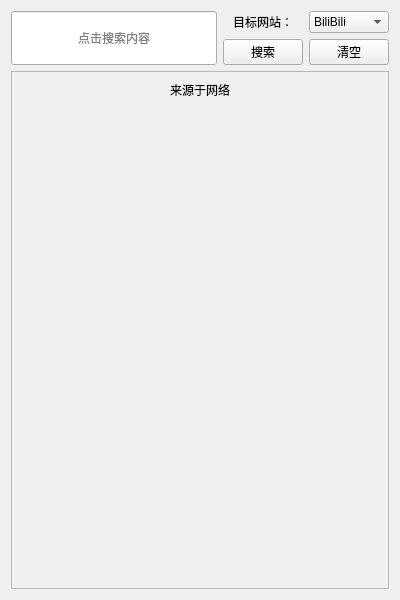
<?xml version="1.0" encoding="UTF-8"?>
<ui version="4.0">
 <class>NetworkWidget</class>
 <widget class="QWidget" name="NetworkWidget">
  <property name="geometry">
   <rect>
    <x>0</x>
    <y>0</y>
    <width>400</width>
    <height>600</height>
   </rect>
  </property>
  <property name="windowTitle">
   <string>NetworkWidget</string>
  </property>
  <layout class="QVBoxLayout" name="verticalLayout" stretch="1,10">
   <item>
    <layout class="QHBoxLayout" name="horizontalLayout" stretch="5,1">
     <item>
      <widget class="QLineEdit" name="edit_seek">
       <property name="sizePolicy">
        <sizepolicy hsizetype="Expanding" vsizetype="Minimum">
         <horstretch>0</horstretch>
         <verstretch>0</verstretch>
        </sizepolicy>
       </property>
       <property name="alignment">
        <set>Qt::AlignmentFlag::AlignCenter</set>
       </property>
       <property name="placeholderText">
        <string>点击搜索内容</string>
       </property>
      </widget>
     </item>
     <item>
      <layout class="QGridLayout" name="gridLayout" rowstretch="1,1" columnstretch="1,1">
       <item row="0" column="0">
        <widget class="QLabel" name="label_2">
         <property name="sizePolicy">
          <sizepolicy hsizetype="Minimum" vsizetype="Minimum">
           <horstretch>0</horstretch>
           <verstretch>0</verstretch>
          </sizepolicy>
         </property>
         <property name="text">
          <string>目标网站：</string>
         </property>
         <property name="alignment">
          <set>Qt::AlignmentFlag::AlignCenter</set>
         </property>
        </widget>
       </item>
       <item row="0" column="1">
        <widget class="QComboBox" name="comboBox">
         <property name="sizePolicy">
          <sizepolicy hsizetype="Preferred" vsizetype="Minimum">
           <horstretch>0</horstretch>
           <verstretch>0</verstretch>
          </sizepolicy>
         </property>
         <item>
          <property name="text">
           <string>BiliBili</string>
          </property>
         </item>
         <item>
          <property name="text">
           <string>QQ音乐</string>
          </property>
         </item>
         <item>
          <property name="text">
           <string>酷狗音乐</string>
          </property>
         </item>
        </widget>
       </item>
       <item row="1" column="1">
        <widget class="QPushButton" name="btn_clear">
         <property name="sizePolicy">
          <sizepolicy hsizetype="Minimum" vsizetype="Minimum">
           <horstretch>0</horstretch>
           <verstretch>0</verstretch>
          </sizepolicy>
         </property>
         <property name="text">
          <string>清空</string>
         </property>
        </widget>
       </item>
       <item row="1" column="0">
        <widget class="QPushButton" name="btn_seek">
         <property name="sizePolicy">
          <sizepolicy hsizetype="Minimum" vsizetype="Minimum">
           <horstretch>0</horstretch>
           <verstretch>0</verstretch>
          </sizepolicy>
         </property>
         <property name="text">
          <string>搜索</string>
         </property>
        </widget>
       </item>
      </layout>
     </item>
    </layout>
   </item>
   <item>
    <widget class="QScrollArea" name="scrollArea">
     <property name="widgetResizable">
      <bool>true</bool>
     </property>
     <widget class="QWidget" name="scrollAreaWidgetContents">
      <property name="geometry">
       <rect>
        <x>0</x>
        <y>0</y>
        <width>380</width>
        <height>516</height>
       </rect>
      </property>
      <layout class="QVBoxLayout" name="verticalLayout_2">
       <item>
        <widget class="QLabel" name="label">
         <property name="text">
          <string>来源于网络</string>
         </property>
         <property name="alignment">
          <set>Qt::AlignmentFlag::AlignCenter</set>
         </property>
        </widget>
       </item>
       <item>
        <spacer name="verticalSpacer">
         <property name="orientation">
          <enum>Qt::Orientation::Vertical</enum>
         </property>
         <property name="sizeHint" stdset="0">
          <size>
           <width>20</width>
           <height>479</height>
          </size>
         </property>
        </spacer>
       </item>
      </layout>
     </widget>
    </widget>
   </item>
  </layout>
 </widget>
 <resources/>
 <connections/>
</ui>
